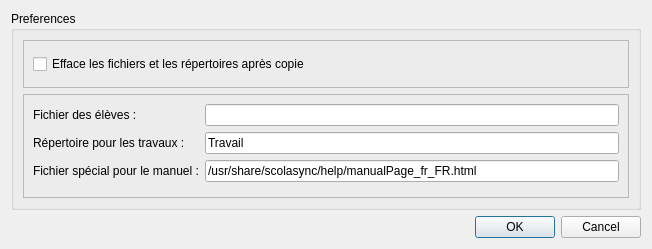
<?xml version="1.0" encoding="UTF-8"?>
<ui version="4.0">
 <class>Dialog</class>
 <widget class="QDialog" name="Dialog">
  <property name="geometry">
   <rect>
    <x>0</x>
    <y>0</y>
    <width>652</width>
    <height>249</height>
   </rect>
  </property>
  <property name="windowTitle">
   <string>Preferences de ScolaSync</string>
  </property>
  <property name="windowIcon">
   <iconset>
    <normaloff>images/scolasync.png</normaloff>images/scolasync.png</iconset>
  </property>
  <layout class="QVBoxLayout" name="verticalLayout">
   <item>
    <widget class="QGroupBox" name="groupBox">
     <property name="title">
      <string>Preferences</string>
     </property>
     <layout class="QVBoxLayout" name="verticalLayout_3">
      <item>
       <widget class="QFrame" name="frame">
        <property name="frameShape">
         <enum>QFrame::StyledPanel</enum>
        </property>
        <property name="frameShadow">
         <enum>QFrame::Raised</enum>
        </property>
        <layout class="QVBoxLayout" name="verticalLayout_2">
         <item>
          <widget class="QCheckBox" name="mvCheck">
           <property name="sizePolicy">
            <sizepolicy hsizetype="Preferred" vsizetype="Fixed">
             <horstretch>0</horstretch>
             <verstretch>0</verstretch>
            </sizepolicy>
           </property>
           <property name="toolTip">
            <string>Si la case est cochée,&lt;br&gt;les données sont transférées sur le disque dur&lt;br&gt;puis effacée des baladeurs.</string>
           </property>
           <property name="statusTip">
            <string>Si la case est cochée, les données sont transférées sur le disque dur puis effacée des baladeurs.</string>
           </property>
           <property name="text">
            <string>Efface les fichiers et les répertoires après copie</string>
           </property>
           <property name="icon">
            <iconset>
             <normaloff>images/icons16/actions/edit-clear.png</normaloff>images/icons16/actions/edit-clear.png</iconset>
           </property>
          </widget>
         </item>
        </layout>
       </widget>
      </item>
      <item>
       <widget class="QFrame" name="frame_2">
        <property name="frameShape">
         <enum>QFrame::StyledPanel</enum>
        </property>
        <property name="frameShadow">
         <enum>QFrame::Raised</enum>
        </property>
        <layout class="QFormLayout" name="formLayout_2">
         <property name="fieldGrowthPolicy">
          <enum>QFormLayout::AllNonFixedFieldsGrow</enum>
         </property>
         <item row="0" column="0">
          <widget class="QLabel" name="label_3">
           <property name="text">
            <string>Fichier des élèves :</string>
           </property>
          </widget>
         </item>
         <item row="0" column="1">
          <widget class="QLineEdit" name="lineEditSchoolFile">
           <property name="enabled">
            <bool>true</bool>
           </property>
          </widget>
         </item>
         <item row="1" column="0">
          <widget class="QLabel" name="label">
           <property name="text">
            <string>Répertoire pour les travaux :</string>
           </property>
          </widget>
         </item>
         <item row="1" column="1">
          <widget class="QLineEdit" name="dirEdit">
           <property name="text">
            <string>Travail</string>
           </property>
          </widget>
         </item>
         <item row="2" column="0">
          <widget class="QLabel" name="label_2">
           <property name="text">
            <string>Fichier spécial pour le manuel :</string>
           </property>
          </widget>
         </item>
         <item row="2" column="1">
          <widget class="QLineEdit" name="manFileEdit">
           <property name="text">
            <string>/usr/share/scolasync/help/manualPage_fr_FR.html</string>
           </property>
          </widget>
         </item>
         <item row="3" column="1">
          <widget class="QWidget" name="widget" native="true">
           <layout class="QHBoxLayout" name="horizontalLayout">
            <property name="topMargin">
             <number>0</number>
            </property>
            <property name="bottomMargin">
             <number>0</number>
            </property>
           </layout>
          </widget>
         </item>
        </layout>
       </widget>
      </item>
     </layout>
    </widget>
   </item>
   <item>
    <widget class="QDialogButtonBox" name="buttonBox">
     <property name="orientation">
      <enum>Qt::Horizontal</enum>
     </property>
     <property name="standardButtons">
      <set>QDialogButtonBox::Cancel|QDialogButtonBox::Ok</set>
     </property>
    </widget>
   </item>
  </layout>
 </widget>
 <resources/>
 <connections>
  <connection>
   <sender>buttonBox</sender>
   <signal>accepted()</signal>
   <receiver>Dialog</receiver>
   <slot>accept()</slot>
   <hints>
    <hint type="sourcelabel">
     <x>248</x>
     <y>254</y>
    </hint>
    <hint type="destinationlabel">
     <x>157</x>
     <y>274</y>
    </hint>
   </hints>
  </connection>
  <connection>
   <sender>buttonBox</sender>
   <signal>rejected()</signal>
   <receiver>Dialog</receiver>
   <slot>reject()</slot>
   <hints>
    <hint type="sourcelabel">
     <x>316</x>
     <y>260</y>
    </hint>
    <hint type="destinationlabel">
     <x>286</x>
     <y>274</y>
    </hint>
   </hints>
  </connection>
 </connections>
</ui>
